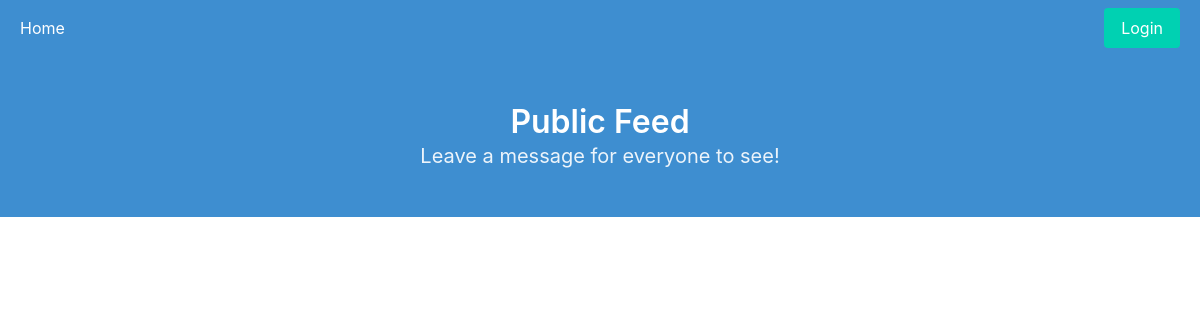
The app's page /, older data.
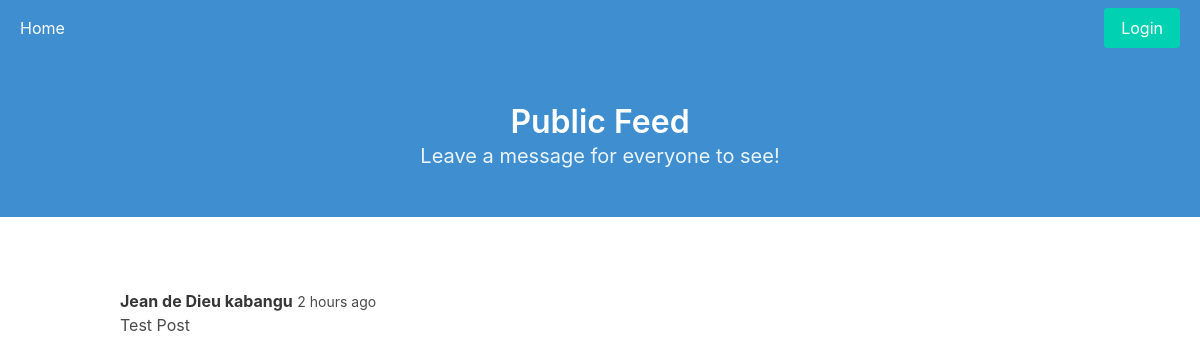
The same page, newer data.
### feedapp/models.py (models this page shows, shortened)
class Post(models.Model):
    user = models.ForeignKey(settings.AUTH_USER_MODEL, on_delete=models.CASCADE)
    text = models.CharField(max_length=200)
    date_posted = models.DateTimeField(auto_now_add=True)
    hidden = models.BooleanField(default=False)
    date_hidden = models.DateTimeField(blank=True, null=True)
    hidden_by = models.ForeignKey(settings.AUTH_USER_MODEL,
        on_delete=models.CASCADE, blank=True,null=True ,related_name='mod_who_hid')

class User(AbstractUser):
    pass

### feedapp/views.py (the view)
# urls.py: path('', views.index, name='index'),
def index(request):
    if request.method == 'POST':
        form = PostForm(request.POST)
        if form.is_valid():
            post = form.save(commit=False)
            post.user = request.user
            post.save()
            return redirect('index')
    else:
        form = PostForm()
        posts = Post.objects.filter(hidden=False).order_by('-date_posted').all()
        context = {
            'form': form,
            'posts': posts
        }
    return render(request, 'feedapp/index.html', context)

### feedapp/templates/feedapp/index.html (shortened to what this page needs)
{% extends 'feedapp/base.html' %}
{% load humanize %}
{% block main_title %}Public Feed{% endblock %}
{% block sub_title %}Leave a message for everyone to see!{% endblock %}
{% block content %}
{% if posts %}
    {% for post in posts %}
        <article class="media mt-5">
            <div class="media-content">
                <div class="content">
                    <p>
                        <strong>{{ post.user.first_name }} {{ post.user.last_name }}</strong>
                        <small>{{ post.date_posted|naturaltime }}</small>
                        <br>
                        {{ post.text }}
                    </p>
                </div>
            </div>
        </article>
    {% endfor %}
{% endif %}
{% endblock %}

Row changes from the older to the newer data that the page shows:
added Post: user.first_name "Jean", user.last_name "de Dieu kabangu", date_posted "2 hours ago", text "Test Post"
